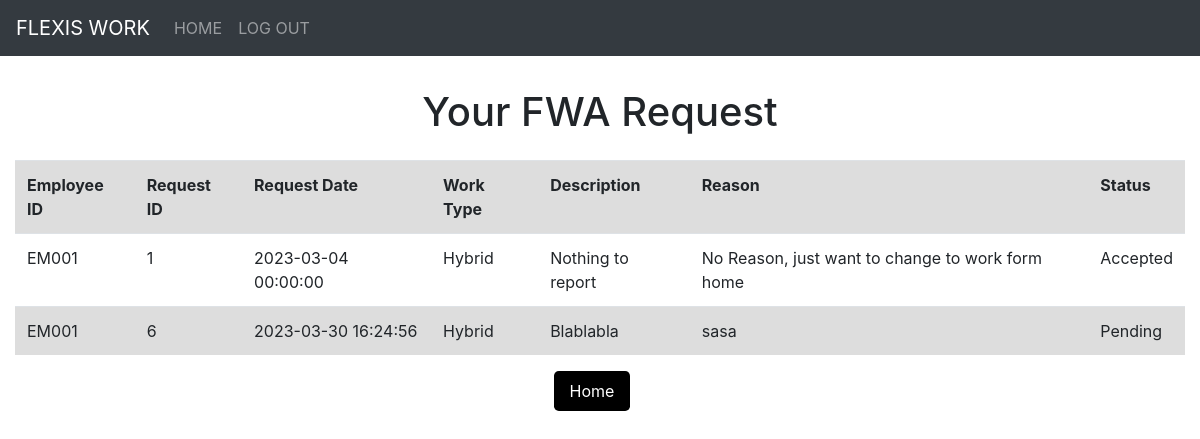
/submmitedFWARequest.php (signed in), run on the app's committed database.
### tables this page shows
CREATE TABLE `fwa_rquest` (
  `requestID` int(11) NOT NULL,
  `requestDate` datetime NOT NULL DEFAULT current_timestamp(),
  `workType` varchar(30) NOT NULL CHECK (`workType` in ('Flexi-hour','Work-from-home','Hybrid')),
  `description` varchar(255) NOT NULL,
  `reason` varchar(255) NOT NULL,
  `status` varchar(20) NOT NULL,
  `comment` varchar(255) DEFAULT NULL,
  `employeeID` varchar(5) NOT NULL
);

### submmitedFWARequest.php (the view, shortened to what this page needs)
<!DOCTYPE html>
<html>
<?php include 'Component/head.php'; ?>
<?php include 'Component/header.php'; ?>
<head>
</head>
<body>
    <h1>Your FWA Request</h1>
    <div class="container-fluid">
        <table class="table">
            <tbody>
                <tr>
                    <th scope="col">Employee ID</th>
                    <th scope="col">Request ID</th>
                    <th scope="col">Request Date</th>
                    <th scope="col">Work Type</th>
                    <th scope="col">Description</th>
                    <th scope="col">Reason</th>
                    <th scope="col">Status</th>
                </tr>
                <?php
            require_once('config.php');
            $employee_id = $_SESSION["EmployeeID"];
            $sql =  "SELECT * FROM fwa_rquest WHERE employeeID = '$employee_id'";
            $result = $conn->query($sql);
            while($row = $result -> fetch_assoc()){
                echo
                "<tr>
                    <td>".$row["employeeID"]."</td>
                    <td>".$row["requestID"]."</td>
                    <td>".$row["requestDate"]."</td>
                    <td>".$row["workType"]."</td>
                    <td>".$row["description"]."</td>
                    <td>".$row["reason"]."</td>
                    <td>".$row["status"]."</td>
                </tr>";
            }
            ?>
            </tbody>
        </table>
        <div class="container text-center">
            <form action="submmitedFWARequest.php" method="post">
                <input class="btn btn-secondary" type="submit" name="home" value="Home" formnovalidate>
            </form>
        </div>
    </div>
</body>
</html>

### style.css (style rules this page uses)
form { width: 100%; margin: 0 auto; max-width: 400px; }
h1 { font-size: 2.5rem; margin-top: 2rem; margin-bottom: 1.5rem; text-align: center; }
table { border-collapse: collapse; }
tr:nth-child(odd) { background-color: #ddd; }
th, td { padding: 5px 10px; }
input[type="submit"], input[type="reset"] { padding: 0.5rem 1rem; border: none; border-radius: 0.3rem; background-color: #000000; color: white; font-size: 1rem; cursor: pointer; margin-right: 1rem; }

### data on the page
fwa_rquest: employeeID "EM001", requestID "1", requestDate "2023-03-04 00:00:00", workType "Hybrid", description "Nothing to report", reason "No Reason, just want to change to work form home", status "Accepted"
fwa_rquest: employeeID "EM001", requestID "6", requestDate "2023-03-30 16:24:56", workType "Hybrid", description "Blablabla", reason "sasa", status "Pending"
